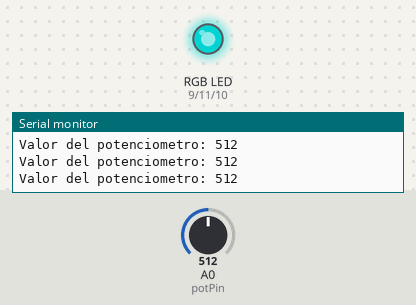
Bench run of a sketch on a simulated Arduino Uno, built with avr-gcc and run on an emulated ATmega328P. On the bench: an RGB LED mixed from three pins (HIGH = lit), the last lines printed to the serial monitor. Inputs (shaded band) come from the test bench; at power-on: A0 (potPin) = 512. Dim RGB values are drawn brighter than linear.

Above: at 1.2 s.
1.3 s: A0 (potPin) set to 716
At 2.3 s:
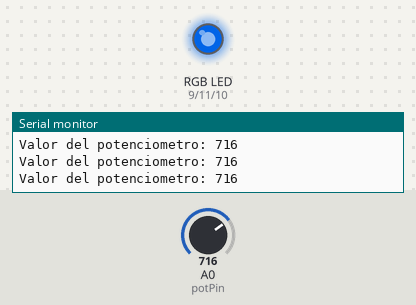
2.8 s: A0 (potPin) set to 985
At 3.4 s:
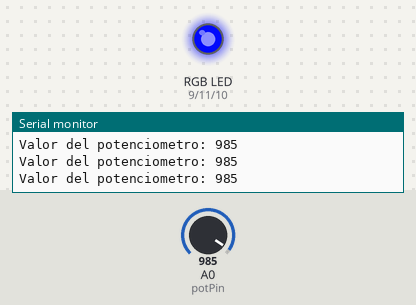
4.3 s: A0 (potPin) set to 1016
At 5.5 s:
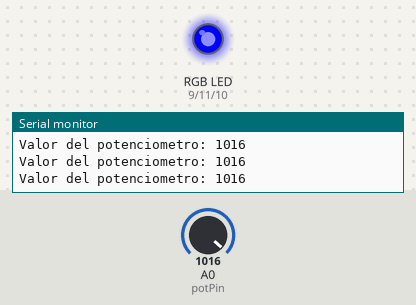
5.8 s: A0 (potPin) set to 306
At 6.7 s:
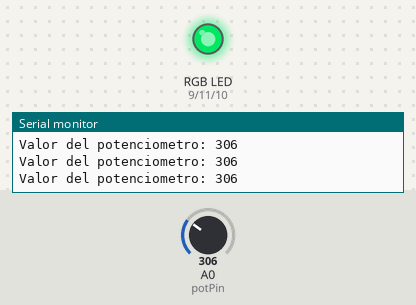
7.3 s: A0 (potPin) set to 122
At 8.2 s:
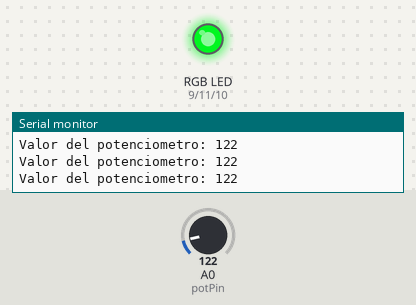
8.8 s: A0 (potPin) set to 511
At 9.3 s:
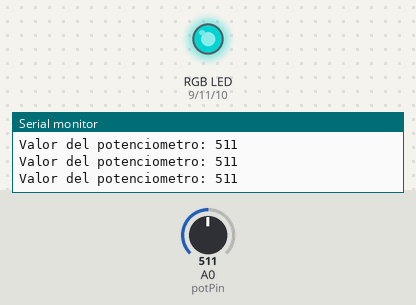
Timing chart, 0 to 11.3 s (numbered marks = the images above; inputs shaded):
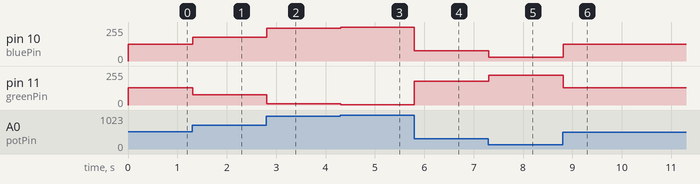

The sketch:

potenciometro.ino
```cpp
int redPin = 9;    // Pin del LED rojo
int bluePin = 10;  // Pin del LED azul
int greenPin = 11; // Pin del LED verde
int potPin = A0;   // Pin del potenciómetro

int potValue = 0;  // Variable para almacenar el valor del potenciómetro

void setup() {
  Serial.begin(115200);
  pinMode(redPin, OUTPUT);
  pinMode(greenPin, OUTPUT);
  pinMode(bluePin, OUTPUT);
}

void loop() {
  potValue = analogRead(potPin);  // Leer el valor del potenciómetro

  // Cambiar color basado en el valor del potenciómetro
  // int redValue = map(potValue, 0, 1023, 0, 255);
  int greenValue = map(potValue, 0, 1023, 255, 0);
  int blueValue = map(potValue, 0, 1023, 0, 255);

  // Escribir valores en los pines del LED RGB
  // analogWrite(redPin, redValue);
  analogWrite(greenPin, greenValue);
  analogWrite(bluePin, blueValue);
  Serial.print("Valor del potenciometro: ");
  Serial.println(potValue);
  delay(10);  // Pequeña pausa para suavizar las lecturas
}
```

Measured:
- after the input at 1.3 s, pin 10 (bluePin): 127/255 → 178/255 at once; pin 11 (greenPin): 128/255 → 77/255 at once
- after the input at 2.8 s, pin 10 (bluePin): 178/255 → 245/255 at once; pin 11 (greenPin): 77/255 → 10/255 at once
- after the input at 4.3 s, pin 10 (bluePin): 245/255 → 253/255 at once; pin 11 (greenPin): 10/255 → 2/255 at once
- after the input at 5.8 s, pin 10 (bluePin): 253/255 → 76/255 at once; pin 11 (greenPin): 2/255 → 179/255 at once
- after the input at 7.3 s, pin 10 (bluePin): 76/255 → 30/255 at once; pin 11 (greenPin): 179/255 → 225/255 at once
- after the input at 8.8 s, pin 10 (bluePin): 30/255 → 127/255 at once; pin 11 (greenPin): 225/255 → 128/255 at once
